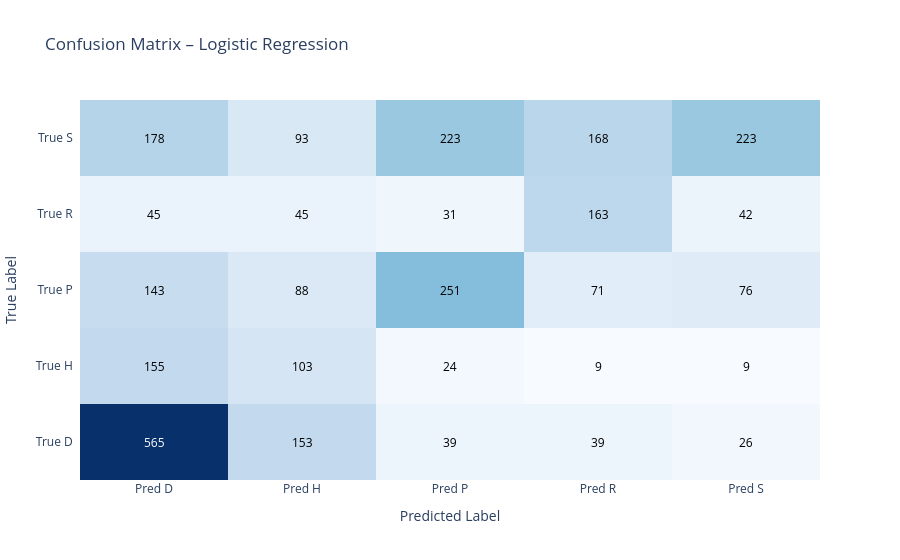
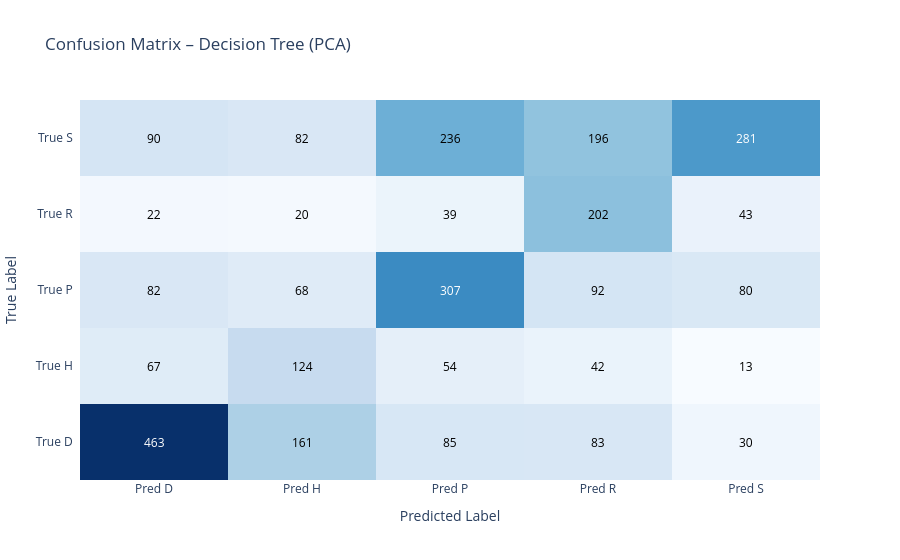

Notebook code for these charts, in order:
### Code cell
plot_confusion_matrices(results, classes)

### Figure 1 — Plotly figure (JSON) as saved in the notebook; plotly's stock layout.template omitted (floating-point values rounded to 4 significant figures)
{"data": [{"colorscale": [[0, "rgb(247,251,255)"], [0.125, "rgb(222,235,247)"], [0.25, "rgb(198,219,239)"], [0.375, "rgb(158,202,225)"], [0.5, "rgb(107,174,214)"], [0.625, "rgb(66,146,198)"], [0.75, "rgb(33,113,181)"], [0.875, "rgb(8,81,156)"], [1, "rgb(8,48,107)"]], "reversescale": false, "showscale": false, "type": "heatmap", "x": ["Pred D", "Pred H", "Pred P", "Pred R", "Pred S"], "y": ["True D", "True H", "True P", "True R", "True S"], "z": [[565, 153, 39, 39, 26], [155, 103, 24, 9, 9], [143, 88, 251, 71, 76], [45, 45, 31, 163, 42], [178, 93, 223, 168, 223]]}], "layout": {"annotations": [{"font": {"color": "#FFFFFF"}, "showarrow": false, "text": "565", "x": "Pred D", "xref": "x", "y": "True D", "yref": "y"}, {"font": {"color": "#000000"}, "showarrow": false, "text": "153", "x": "Pred H", "xref": "x", "y": "True D", "yref": "y"}, {"font": {"color": "#000000"}, "showarrow": false, "text": "39", "x": "Pred P", "xref": "x", "y": "True D", "yref": "y"}, {"font": {"color": "#000000"}, "showarrow": false, "text": "39", "x": "Pred R", "xref": "x", "y": "True D", "yref": "y"}, {"font": {"color": "#000000"}, "showarrow": false, "text": "26", "x": "Pred S", "xref": "x", "y": "True D", "yref": "y"}, {"font": {"color": "#000000"}, "showarrow": false, "text": "155", "x": "Pred D", "xref": "x", "y": "True H", "yref": "y"}, {"font": {"color": "#000000"}, "showarrow": false, "text": "103", "x": "Pred H", "xref": "x", "y": "True H", "yref": "y"}, {"font": {"color": "#000000"}, "showarrow": false, "text": "24", "x": "Pred P", "xref": "x", "y": "True H", "yref": "y"}, {"font": {"color": "#000000"}, "showarrow": false, "text": "9", "x": "Pred R", "xref": "x", "y": "True H", "yref": "y"}, {"font": {"color": "#000000"}, "showarrow": false, "text": "9", "x": "Pred S", "xref": "x", "y": "True H", "yref": "y"}, {"font": {"color": "#000000"}, "showarrow": false, "text": "143", "x": "Pred D", "xref": "x", "y": "True P", "yref": "y"}, {"font": {"color": "#000000"}, "showarrow": false, "text": "88", "x": "Pred H", "xref": "x", "y": "True P", "yref": "y"}, {"font": {"color": "#000000"}, "showarrow": false, "text": "251", "x": "Pred P", "xref": "x", "y": "True P", "yref": "y"}, {"font": {"color": "#000000"}, "showarrow": false, "text": "71", "x": "Pred R", "xref": "x", "y": "True P", "yref": "y"}, {"font": {"color": "#000000"}, "showarrow": false, "text": "76", "x": "Pred S", "xref": "x", "y": "True P", "yref": "y"}, {"font": {"color": "#000000"}, "showarrow": false, "text": "45", "x": "Pred D", "xref": "x", "y": "True R", "yref": "y"}, {"font": {"color": "#000000"}, "showarrow": false, "text": "45", "x": "Pred H", "xref": "x", "y": "True R", "yref": "y"}, {"font": {"color": "#000000"}, "showarrow": false, "text": "31", "x": "Pred P", "xref": "x", "y": "True R", "yref": "y"}, {"font": {"color": "#000000"}, "showarrow": false, "text": "163", "x": "Pred R", "xref": "x", "y": "True R", "yref": "y"}, {"font": {"color": "#000000"}, "showarrow": false, "text": "42", "x": "Pred S", "xref": "x", "y": "True R", "yref": "y"}, {"font": {"color": "#000000"}, "showarrow": false, "text": "178", "x": "Pred D", "xref": "x", "y": "True S", "yref": "y"}, {"font": {"color": "#000000"}, "showarrow": false, "text": "93", "x": "Pred H", "xref": "x", "y": "True S", "yref": "y"}, {"font": {"color": "#000000"}, "showarrow": false, "text": "223", "x": "Pred P", "xref": "x", "y": "True S", "yref": "y"}, {"font": {"color": "#000000"}, "showarrow": false, "text": "168", "x": "Pred R", "xref": "x", "y": "True S", "yref": "y"}, {"font": {"color": "#000000"}, "showarrow": false, "text": "223", "x": "Pred S", "xref": "x", "y": "True S", "yref": "y"}], "title": {"text": "Confusion Matrix – Logistic Regression"}, "xaxis": {"dtick": 1, "gridcolor": "rgb(0, 0, 0)", "side": "bottom", "ticks": "", "title": {"text": "Predicted Label"}}, "yaxis": {"dtick": 1, "ticks": "", "ticksuffix": "  ", "title": {"text": "True Label"}}}}

### Figure 2 — Plotly figure (JSON) as saved in the notebook; plotly's stock layout.template omitted (floating-point values rounded to 4 significant figures)
{"data": [{"colorscale": [[0, "rgb(247,251,255)"], [0.125, "rgb(222,235,247)"], [0.25, "rgb(198,219,239)"], [0.375, "rgb(158,202,225)"], [0.5, "rgb(107,174,214)"], [0.625, "rgb(66,146,198)"], [0.75, "rgb(33,113,181)"], [0.875, "rgb(8,81,156)"], [1, "rgb(8,48,107)"]], "reversescale": false, "showscale": false, "type": "heatmap", "x": ["Pred D", "Pred H", "Pred P", "Pred R", "Pred S"], "y": ["True D", "True H", "True P", "True R", "True S"], "z": [[463, 161, 85, 83, 30], [67, 124, 54, 42, 13], [82, 68, 307, 92, 80], [22, 20, 39, 202, 43], [90, 82, 236, 196, 281]]}], "layout": {"annotations": [{"font": {"color": "#FFFFFF"}, "showarrow": false, "text": "463", "x": "Pred D", "xref": "x", "y": "True D", "yref": "y"}, {"font": {"color": "#000000"}, "showarrow": false, "text": "161", "x": "Pred H", "xref": "x", "y": "True D", "yref": "y"}, {"font": {"color": "#000000"}, "showarrow": false, "text": "85", "x": "Pred P", "xref": "x", "y": "True D", "yref": "y"}, {"font": {"color": "#000000"}, "showarrow": false, "text": "83", "x": "Pred R", "xref": "x", "y": "True D", "yref": "y"}, {"font": {"color": "#000000"}, "showarrow": false, "text": "30", "x": "Pred S", "xref": "x", "y": "True D", "yref": "y"}, {"font": {"color": "#000000"}, "showarrow": false, "text": "67", "x": "Pred D", "xref": "x", "y": "True H", "yref": "y"}, {"font": {"color": "#000000"}, "showarrow": false, "text": "124", "x": "Pred H", "xref": "x", "y": "True H", "yref": "y"}, {"font": {"color": "#000000"}, "showarrow": false, "text": "54", "x": "Pred P", "xref": "x", "y": "True H", "yref": "y"}, {"font": {"color": "#000000"}, "showarrow": false, "text": "42", "x": "Pred R", "xref": "x", "y": "True H", "yref": "y"}, {"font": {"color": "#000000"}, "showarrow": false, "text": "13", "x": "Pred S", "xref": "x", "y": "True H", "yref": "y"}, {"font": {"color": "#000000"}, "showarrow": false, "text": "82", "x": "Pred D", "xref": "x", "y": "True P", "yref": "y"}, {"font": {"color": "#000000"}, "showarrow": false, "text": "68", "x": "Pred H", "xref": "x", "y": "True P", "yref": "y"}, {"font": {"color": "#FFFFFF"}, "showarrow": false, "text": "307", "x": "Pred P", "xref": "x", "y": "True P", "yref": "y"}, {"font": {"color": "#000000"}, "showarrow": false, "text": "92", "x": "Pred R", "xref": "x", "y": "True P", "yref": "y"}, {"font": {"color": "#000000"}, "showarrow": false, "text": "80", "x": "Pred S", "xref": "x", "y": "True P", "yref": "y"}, {"font": {"color": "#000000"}, "showarrow": false, "text": "22", "x": "Pred D", "xref": "x", "y": "True R", "yref": "y"}, {"font": {"color": "#000000"}, "showarrow": false, "text": "20", "x": "Pred H", "xref": "x", "y": "True R", "yref": "y"}, {"font": {"color": "#000000"}, "showarrow": false, "text": "39", "x": "Pred P", "xref": "x", "y": "True R", "yref": "y"}, {"font": {"color": "#000000"}, "showarrow": false, "text": "202", "x": "Pred R", "xref": "x", "y": "True R", "yref": "y"}, {"font": {"color": "#000000"}, "showarrow": false, "text": "43", "x": "Pred S", "xref": "x", "y": "True R", "yref": "y"}, {"font": {"color": "#000000"}, "showarrow": false, "text": "90", "x": "Pred D", "xref": "x", "y": "True S", "yref": "y"}, {"font": {"color": "#000000"}, "showarrow": false, "text": "82", "x": "Pred H", "xref": "x", "y": "True S", "yref": "y"}, {"font": {"color": "#000000"}, "showarrow": false, "text": "236", "x": "Pred P", "xref": "x", "y": "True S", "yref": "y"}, {"font": {"color": "#000000"}, "showarrow": false, "text": "196", "x": "Pred R", "xref": "x", "y": "True S", "yref": "y"}, {"font": {"color": "#FFFFFF"}, "showarrow": false, "text": "281", "x": "Pred S", "xref": "x", "y": "True S", "yref": "y"}], "title": {"text": "Confusion Matrix – Decision Tree (PCA)"}, "xaxis": {"dtick": 1, "gridcolor": "rgb(0, 0, 0)", "side": "bottom", "ticks": "", "title": {"text": "Predicted Label"}}, "yaxis": {"dtick": 1, "ticks": "", "ticksuffix": "  ", "title": {"text": "True Label"}}}}
